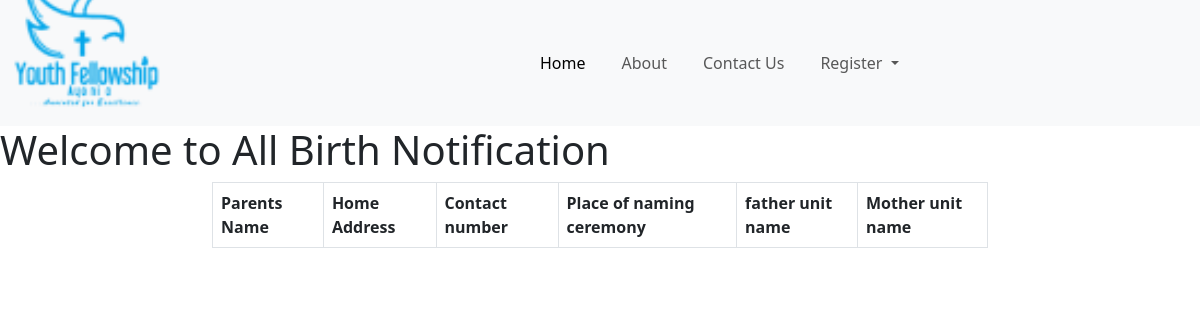
/all_birth/, run on an earlier commit of the app's database.
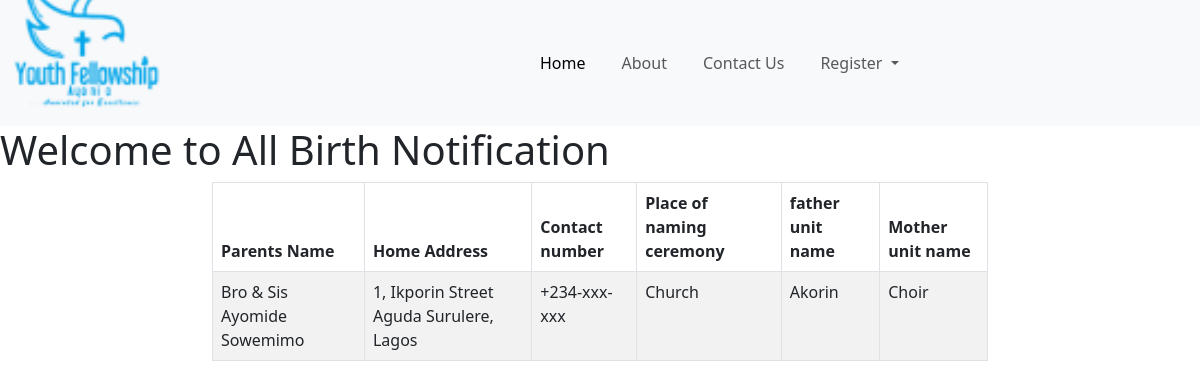
And on a later commit of the database.
### registrations/models.py (models this page shows, shortened)
class BirthNotification(models.Model):
    MALE_BAND_CHOICES = [
        ('NIL', 'NIL'),
        ('J', 'JOSEPH'),
        ('JE', 'JEREMIAH'),
        ('EP', 'EPHRAIM'),
        ('SM', 'ST.MARK'),
        ('SJ', 'ST.JOHN'),
        ('JA', 'JAMES'),
    ]
    FEMALE_BAND_CHOICES = [
        ('NIL', 'NIL'),
        ('RH', 'RHODA'),
        ('HZ', 'HEPZIBAH'),
        ('FT', 'FAITH'),
        ('SU', 'SUSANNAH'),
        ('JO', 'JOANA'),
        ('TD', 'TRUTH DIVINE'),
    ]
    Parents_Name = models.CharField(max_length=500)
    home_address = models.CharField(max_length=500, null=True)
    contact_number = models.CharField(max_length=90, null=True)
    delivery_date = models.CharField(max_length=150, null=True)
    date_of_naming_ceremony = models.CharField(max_length=250, null=True)
    place_of_naming_ceremony = models.CharField(max_length=450, null=True)
    father_Band_Name = models.CharField(max_length=20, choices=MALE_BAND_CHOICES, default='SM')
    mother_Band_Name = models.CharField(max_length=20, choices=FEMALE_BAND_CHOICES, default='RH')
    father_unit_name = models.CharField(max_length=90, null=True)
    mother_unit_name = models.CharField(max_length=90, null=True)

### registrations/views.py (the view)
# urls.py: path('all_birth/', views.all_birth_notification, name='all_birth'),
def all_birth_notification(request):
    tab = BirthNotification.objects.all().order_by('-date_of_naming_ceremony')
    context = {'tab':tab}
    return render(request, 'registrations/all_birth.html', context)

### registrations/templates/registrations/all_birth.html (shortened to what this page needs)
{% extends 'base/main.html' %} {% block content %}
<h1>Welcome to All Birth Notification</h1>
<div class="container-fluid">
  <div class="row">
    <div class="col-md-8 mx-auto">
      <table class="table table-striped table-bordered table-hover">
        <thead>
          <tr>
            <th scope="col">Parents Name</th>
            <th scope="col">Home Address</th>
            <th scope="col">Contact number</th>
            <th scope="col">Place of naming ceremony</th>
            <th scope="col">father unit name</th>
            <th scope="col">Mother unit name</th>
          </tr>
        </thead>
        <tbody>
          {% for message in tab %} {% if message.is_read %}
          <tr>
            {% else %}
          <tr>
            {% endif %}
            <td>{{message.Parents_Name}}</td>
            <td>{{message.home_address}}</td>
            <td>{{message.contact_number}}</td>
            <td>{{message.place_of_naming_ceremony}}</td>
            <td>{{message.father_unit_name}}</td>
            <td>{{message.mother_unit_name}}</td>
          </tr>
          {% endfor %}
        </tbody>
      </table>
    </div>
  </div>
</div>
{% endblock content %}

What changed in the data, as far as the page shows it:
added BirthNotification: Parents_Name "Bro & Sis Ayomide Sowemimo", home_address "1, Ikporin Street Aguda Surulere, Lagos", contact_number "+234-xxx-xxx", place_of_naming_ceremony "Church", father_unit_name "Akorin", mother_unit_name "Choir"
